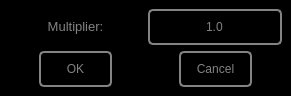
<?xml version="1.0" encoding="UTF-8"?>
<ui version="4.0">
 <class>MainWindow</class>
 <widget class="QMainWindow" name="MainWindow">
  <property name="geometry">
   <rect>
    <x>0</x>
    <y>0</y>
    <width>291</width>
    <height>96</height>
   </rect>
  </property>
  <property name="windowTitle">
   <string>Multiplier Window</string>
  </property>
  <property name="windowIcon">
   <iconset resource="../../../Resources/nSOTScannerResources.qrc">
    <normaloff>:/nSOTScanner/Pictures/jj_schema.svg</normaloff>:/nSOTScanner/Pictures/jj_schema.svg</iconset>
  </property>
  <widget class="QWidget" name="centralwidget">
   <property name="styleSheet">
    <string notr="true">#centralwidget
{
background-color: rgb(0, 0, 0);
}</string>
   </property>
   <layout class="QGridLayout" name="gridLayout" rowstretch="1,1" columnstretch="1,3,1,1,3,1">
    <item row="1" column="0">
     <spacer name="horizontalSpacer_3">
      <property name="orientation">
       <enum>Qt::Horizontal</enum>
      </property>
      <property name="sizeHint" stdset="0">
       <size>
        <width>40</width>
        <height>20</height>
       </size>
      </property>
     </spacer>
    </item>
    <item row="1" column="3">
     <spacer name="horizontalSpacer_2">
      <property name="orientation">
       <enum>Qt::Horizontal</enum>
      </property>
      <property name="sizeHint" stdset="0">
       <size>
        <width>40</width>
        <height>20</height>
       </size>
      </property>
     </spacer>
    </item>
    <item row="1" column="5">
     <spacer name="horizontalSpacer">
      <property name="orientation">
       <enum>Qt::Horizontal</enum>
      </property>
      <property name="sizeHint" stdset="0">
       <size>
        <width>40</width>
        <height>20</height>
       </size>
      </property>
     </spacer>
    </item>
    <item row="1" column="4">
     <widget class="QPushButton" name="pushButton_Cancel">
      <property name="sizePolicy">
       <sizepolicy hsizetype="Preferred" vsizetype="Preferred">
        <horstretch>0</horstretch>
        <verstretch>0</verstretch>
       </sizepolicy>
      </property>
      <property name="styleSheet">
       <string notr="true">QPushButton:pressed#pushButton_Cancel{
color: rgb(0,0,0);
background-color:rgb(131,131,131);
border: 1px solid rgb(0,0,0);
border-radius: 5px
}

QPushButton#pushButton_Cancel{
color: rgb(131,131,131);
background-color:rgb(0,0,0);
border: 2px solid  rgb(131,131,131);
border-radius: 5px
}</string>
      </property>
      <property name="text">
       <string>Cancel</string>
      </property>
     </widget>
    </item>
    <item row="1" column="1">
     <widget class="QPushButton" name="pushButton_ok">
      <property name="sizePolicy">
       <sizepolicy hsizetype="Preferred" vsizetype="Preferred">
        <horstretch>0</horstretch>
        <verstretch>0</verstretch>
       </sizepolicy>
      </property>
      <property name="styleSheet">
       <string notr="true">QPushButton:pressed#pushButton_ok{
color: rgb(0,0,0);
background-color:rgb(131,131,131);
border: 1px solid rgb(0,0,0);
border-radius: 5px
}

QPushButton#pushButton_ok{
color: rgb(131,131,131);
background-color:rgb(0,0,0);
border: 2px solid  rgb(131,131,131);
border-radius: 5px
}</string>
      </property>
      <property name="text">
       <string>OK</string>
      </property>
     </widget>
    </item>
    <item row="1" column="2">
     <spacer name="horizontalSpacer_4">
      <property name="orientation">
       <enum>Qt::Horizontal</enum>
      </property>
      <property name="sizeHint" stdset="0">
       <size>
        <width>40</width>
        <height>20</height>
       </size>
      </property>
     </spacer>
    </item>
    <item row="0" column="0" colspan="3">
     <widget class="QLabel" name="label_Multiplier">
      <property name="minimumSize">
       <size>
        <width>120</width>
        <height>0</height>
       </size>
      </property>
      <property name="text">
       <string>&lt;html&gt;&lt;head/&gt;&lt;body&gt;&lt;p&gt;&lt;span style=&quot; font-size:10pt; color:#838383;&quot;&gt;Multiplier:&lt;/span&gt;&lt;/p&gt;&lt;/body&gt;&lt;/html&gt;</string>
      </property>
      <property name="alignment">
       <set>Qt::AlignCenter</set>
      </property>
     </widget>
    </item>
    <item row="0" column="3" colspan="3">
     <widget class="QLineEdit" name="lineEdit_Multiplier">
      <property name="sizePolicy">
       <sizepolicy hsizetype="Expanding" vsizetype="Preferred">
        <horstretch>0</horstretch>
        <verstretch>0</verstretch>
       </sizepolicy>
      </property>
      <property name="minimumSize">
       <size>
        <width>120</width>
        <height>0</height>
       </size>
      </property>
      <property name="styleSheet">
       <string notr="true">QLineEdit#lineEdit_Multiplier{
color: rgb(131,131,131);
background-color:rgb(0,0,0);
border: 2px solid  rgb(131,131,131);
border-radius: 5px
}</string>
      </property>
      <property name="text">
       <string>1.0</string>
      </property>
      <property name="alignment">
       <set>Qt::AlignCenter</set>
      </property>
     </widget>
    </item>
   </layout>
  </widget>
 </widget>
 <resources>
  <include location="../../../Resources/nSOTScannerResources.qrc"/>
 </resources>
 <connections/>
</ui>
